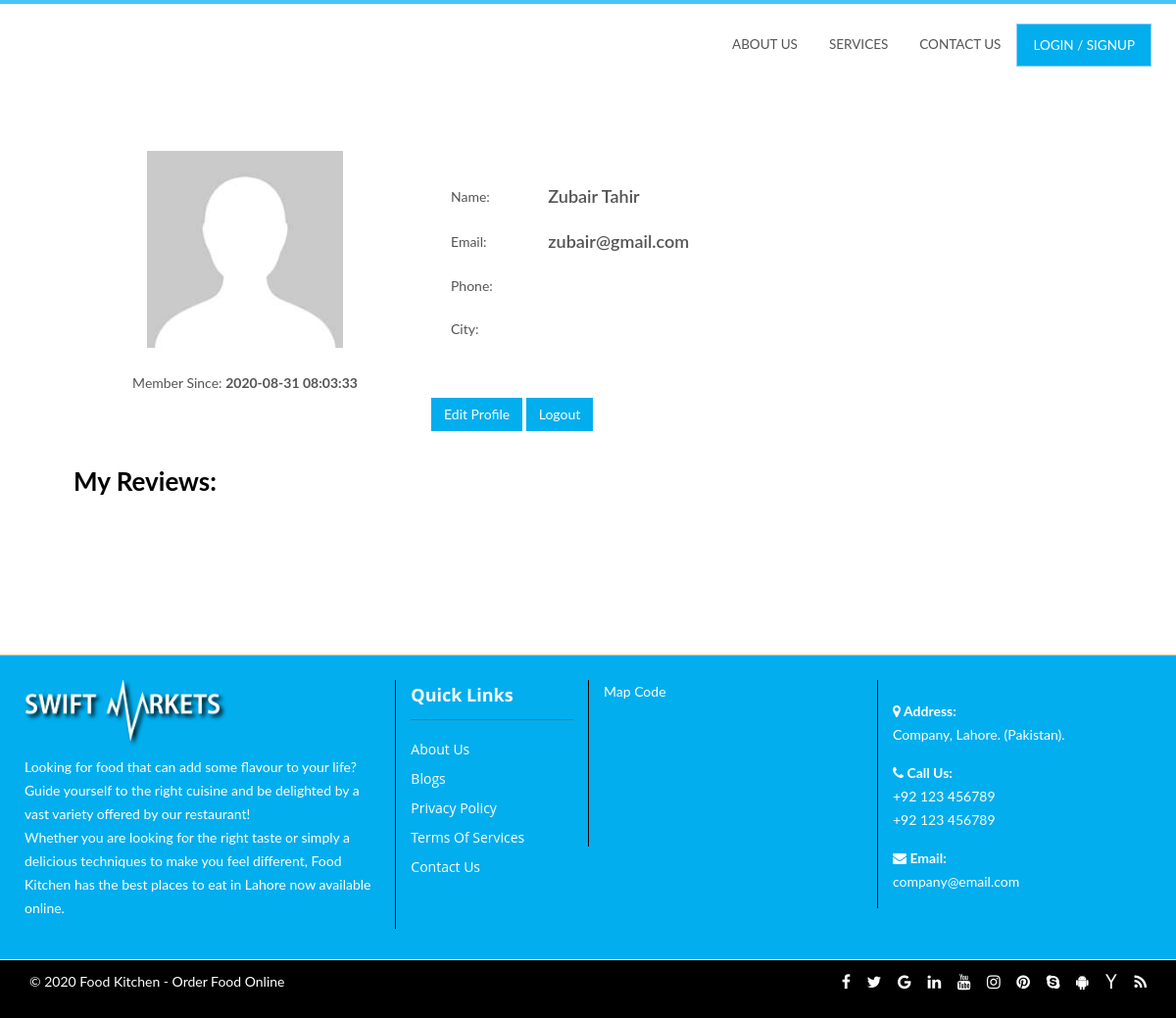
The app's page /profile.php (signed in) with its own data.
### tables this page shows
CREATE TABLE IF NOT EXISTS `users` (
  `id` int(11) NOT NULL AUTO_INCREMENT,
  `name` text,
  `email` varchar(40) NOT NULL,
  `password` varchar(40) NOT NULL,
  `img` text,
  `bfname` text,
  `blname` text,
  `bcompany` text,
  `baddress1` text,
  `baddress2` text,
  `bcity` text,
  `bcountry` text,
  `bmobile` text,
  `bemail` text,
  `spostal` text,
  `bpostal` text,
  `sfname` text,
  `slname` text,
  `scompany` text,
  `saddress1` text,
  `saddress2` text,
  `scity` text,
  `scountry` text,
  `smobile` text,
  `semail` text,
  `inst` text,
  `datec` timestamp NOT NULL DEFAULT CURRENT_TIMESTAMP,
  `block` int(11) NOT NULL DEFAULT '0',
  `blockres` text,
  PRIMARY KEY (`id`)
);

CREATE TABLE IF NOT EXISTS `contact` (
  `id` int(11) NOT NULL AUTO_INCREMENT,
  `sitename` text,
  `logo` text,
  `phone` text,
  `email` text,
  `address` text,
  `gmaps` text,
  `cover` text,
  `post` text,
  `fpost` text,
  `facebook` text,
  `twitter` text,
  `insta` text,
  `youtube` text,
  PRIMARY KEY (`id`)
);

CREATE TABLE IF NOT EXISTS `pages` (
  `id` int(11) NOT NULL AUTO_INCREMENT,
  `name` text NOT NULL,
  `slug` varchar(90) NOT NULL,
  `icon` text,
  `metak` text,
  `metad` text,
  `cover` text,
  `post` text,
  `res` int(11) NOT NULL DEFAULT '0',
  `ordr` int(11) NOT NULL,
  `foot` int(11) NOT NULL DEFAULT '0',
  `hide` int(11) NOT NULL DEFAULT '0',
  PRIMARY KEY (`id`),
  UNIQUE KEY `slug` (`slug`)
);

### include/carthead.php (called while the page is built, shortened)
 <?php
  $rows =mysqli_query($con,"SELECT * FROM users where id='$actid'" ) or die(mysqli_error($con));
  while($row=mysqli_fetch_array($rows)){
    $actname = $row['name'];
    $actemail = $row['email'];
    $actpic = $row['img'];
  }
?>

### profile.php (the view, shortened to what this page needs)
<!DOCTYPE html>
<html lang="en">
<head>
  <?php include 'include/head.php'; ?>
  <?php include 'include/carthead.php'; ?>
</head>
<body class="body-wrapper">
  <div class="main_wrapper">
  <?php include 'include/header.php'; ?>
<br>
  <div class="container pbg" style="  overflow: auto;">
<?php
$rows =mysqli_query($con,"SELECT * FROM users WHERE id='$actid' Limit 1 " ) or die(mysqli_error($con));
  while($row=mysqli_fetch_array($rows)){
    $bcity = $row['bcity'];
    $bphone = $row['bmobile'];
    $datec = $row['datec'];
    }
?>
<div class="section row " style="padding: 36px 60px 1px 60px;">
<div class="col-md-4 text-center">
  <img src="images/users/<?php echo $actpic ?>" style="width: 200px;">
  <br>
  <br>
  <span>Member Since: <b><?php echo $datec ?></b> </span>
</div>
<div class="col-md-4">
  <br>
  <table class="" style="width: 100%;">
    <tbody>
      <tr>
        <td> Name:</td>
        <td><span style="font-size: 18px; font-weight: 600"><?php echo $actname ?></span>
      </tr>
      <tr>
        <td> Email:</td>
        <td><span style="font-size: 18px; font-weight: 600"><?php echo $actemail ?></span>
      </tr>
      <tr>
        <td> Phone:</td>
        <td><span style="font-size: 18px; font-weight: 600"><?php echo $bphone ?></span>
      </tr>
      <tr>
        <td> City:</td>
        <td><span style="font-size: 18px; font-weight: 600"><?php echo $bcity ?></span>
      </tr>
    </tbody>
  </table>
    <br>
    <br>
       <a class="btn bgcolor" href="editprofile.php" >Edit Profile </a>
       <a class="btn bgcolor" href="logout.php" >Logout </a>
</div>
</div>
<div class="section row " style="padding: 36px 60px 1px 60px;">
<h2>My Reviews: </h2>
</div>
</div>
</div>
</body>
    <br><br>
    <br><br>
  <div class="space"></div>
<?php include 'include/footer.php'; ?>
</body>
</html>

### include/footer.php (shortened to what this page needs)
<div id="contact">
<br>
<br>
<br>
  <footer class="footer-v1">
  <div class="menuFooter clearfix" style="background: #02aeee">
    <div class="">
      <div class="row clearfix" style="margin-right: 0px;    margin-left: 0px;    padding: 10px;">
    <div class="col-sm-4">
          <p><img src="images/logow.png" alt="" class="fimg"/></p>
          <p><?php echo $fpost ;?></p>
        </div>
        <div class="col-sm-2 col-xs-12 borderLeft">
          <h5>Quick Links</h5>
          <ul class="menuLink">
          <?php
          $rows =mysqli_query($con,"SELECT name,slug,res FROM pages where foot=1  ORDER BY ordr" ) or die(mysqli_error($con));
            while($row=mysqli_fetch_array($rows)){
              $slug = $row['slug'];
              $name = $row['name'];
              ?>
            <li <?php if($slug=='videos') echo ' style="display:none;" ' ; ?> ><a href="<?php echo $slug ?>"><?php echo $name ?></a></li>
                    <?php } ?>
          </ul>
          <br>
          <br>
        </div>
        <div class="col-sm-3 col-xs-6 borderLeft">
          <div class="">
           <?php echo $gmaps ?>
          </div>
        </div>
        <div class="col-sm-3 col-xs-6 borderLeft">
          <div class="footer-address">
           <p>
                            <strong><i class="fa fa-map-marker"></i> Address:</strong> <br>
                            <?php echo $siteaddress ?>
              </p>
                        <p>
                          <strong><i class="fa fa-phone"></i> Call Us:</strong> <br>
                            <?php echo $sitephone ?> <br>
                            <?php echo $sitephone ?>
                        </p>
                        <p>
                          <strong><i class="fa fa-envelope"></i> Email:</strong> <br>
                            <?php echo $sitemail ?>
                        </p>
          </div>
        </div>
      </div>
    </div>
  </div>
  <div class="footer clearfix" style="background: #000; color: #fff " >
    <div class="container">
      <div class="row clearfix">
        <div class="col-sm-6 col-xs-12 ">
          <p>© 2020 <?php echo $sitename ?> </p>
        </div>
        <div class="col-sm-6 col-xs-12 privacy_policy">
           <a href="#" class="fa fa-facebook"></a>
<a href="#" class="fa fa-twitter"></a>
<a href="#" class="fa fa-google"></a>
<a href="#" class="fa fa-linkedin"></a>
<a href="#" class="fa fa-youtube"></a>
<a href="#" class="fa fa-instagram"></a>
<a href="#" class="fa fa-pinterest"></a>
<a href="#" class="fa fa-skype"></a>
<a href="#" class="fa fa-android"></a>
<a href="#" class="fa fa-yahoo"></a>
<a href="#" class="fa fa-rss"></a>
        </div>
      </div>
    </div>
  </div>
</footer>

### css/theme-1.css (style rules this page uses)
.section { padding-top: 60px; padding-bottom: 25px; }

### css/default.css (style rules this page uses)
a, a:hover, .header .navbar-default .navbar-nav li a:hover, .header .navbar-default .navbar-nav .active a, .header .navbar-default .navbar-nav .active a:hover, .header .navbar-default .navbar-nav .active a:focus, .header .navbar-nav li.open .dropdown-menu li a:hover, .header .navbar-nav li.open .dropdown-menu li a:focus, .header .navbar-nav li.dropdown .dropdown-menu li a:hover, .header .navbar-nav li.dropdown .dropdown-menu li a:focus, .header .navbar-nav li.open .dropdown-menu li.active a, .header .navbar-nav li.dropdown .dropdown-menu li.active a, .courses_right_inner td ul li.active a, .courses_right_inner td a:hover, .courses_left_inner ul li a:hover, .courses_left_inner ul li a:focus, .courses_left_inner ul li.active a, .item_inner a.fees, .sidebar_item.admission .item_inner.program ul li a:hover, .sidebar_item.admission .item_inner.program ul li.active a, .item_inner.question a, .fc-center h2, .fc-event-container a.more, ul.contact_info li .fa, ul.contact_info li a:hover, .error-content a, li.language.dropdown ul.dropdown-menu li.active a, li.language.dropdown ul.dropdown-menu li a:hover { color: #105d05 }

### css/custom.css (style rules this page uses)
html { scroll-behavior: smooth; }
body { font-family: "Lato",sans-serif; }
h1, h2, h3, h4 { font-family: "Lato",sans-serif; font-weight: 700; color: #000000; margin: 0; }
.bgcolor { background: #02aeee; }
a { color: #02aeee; }
.btn { color:#fff; }
a, a:hover, .header .navbar-default .navbar-nav li a:hover, .header .navbar-default .navbar-nav .active a, .header .navbar-default .navbar-nav .active a:hover, .header .navbar-default .navbar-nav .active a:focus, .header .navbar-nav li.open .dropdown-menu li a:hover, .header .navbar-nav li.open .dropdown-menu li a:focus, .header .navbar-nav li.dropdown .dropdown-menu li a:hover, .header .navbar-nav li.dropdown .dropdown-menu li a:focus, .header .navbar-nav li.open .dropdown-menu li.active a, .header .navbar-nav li.dropdown .dropdown-menu li.active a, .courses_right_inner td ul li.active a, .courses_right_inner td a:hover, .courses_left_inner ul li a:hover, .courses_left_inner ul li a:focus, .courses_left_inner ul li.active a, .item_inner a.fees, .sidebar_item.admission .item_inner.program ul li a:hover, .sidebar_item.admission .item_inner.program ul li.active a, .item_inner.question a, .fc-center h2, .fc-event-container a.more, ul.contact_info li .fa, ul.contact_info li a:hover, .error-content a, li.language.dropdown ul.dropdown-menu li.active a, li.language.dropdown ul.dropdown-menu li a:hover { color: #02aeee; }
.space { height: 500px }
.fimg { width: 200px; filter: drop-shadow(3px 3px 2px black); }

### include/header.php (style rules this page uses)
td { vertical-align: middle !important; font-size: 14px }

### profile.php (style rules this page uses)
td { padding: 10px 20px; }

### include/footer.php (style rules this page uses)
.privacy_policy a { display: inline-block; font-size: 16px; border-right: none; padding-right: 10px; line-height: 25px; color: #fff; }

### records on screen
users: img (placeholder picture), datec "2020-08-31 08:03:33", name "Zubair Tahir", email "zubair@gmail.com"
contact: fpost "Looking for food that can add some flavour to your life? Guide yourself to the right cuisine and be delighted by a vast variety offered by our restaurant! Whether you are looking for the right taste or simply a delicious techniques to make you feel different, Food Kitchen has the best places to eat in Lahore now available online.", gmaps "Map Code", address "Company, Lahore. (Pakistan).", phone "+92 123 456789", email "company@email.com", sitename "Food Kitchen - Order Food Online"
pages: name "About Us"
pages: name "Blogs"
pages: name "Privacy Policy"
pages: name "Terms Of Services"
pages: name "Contact Us"
